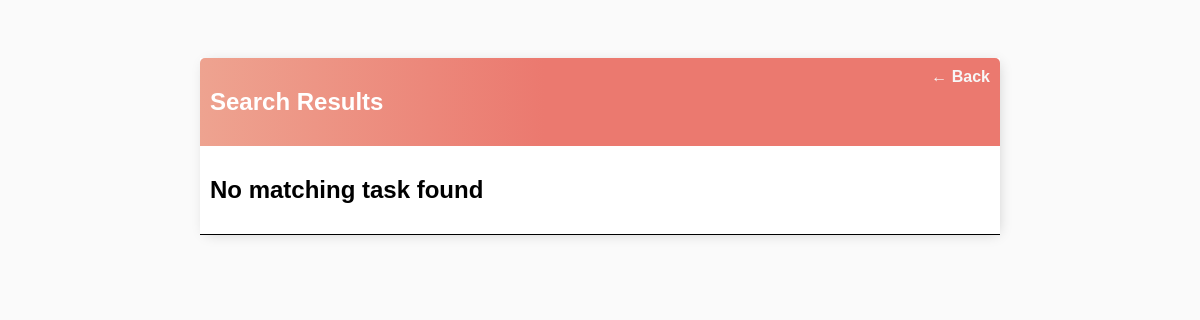
The app's page /search/, older data.
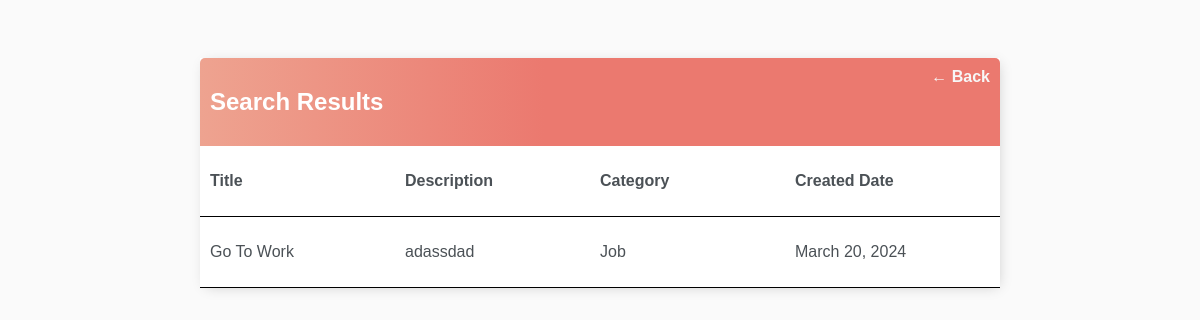
The same page, newer data.
### task_app/models.py (models this page shows, shortened)
class Task(models.Model):
    user = models.ForeignKey(User, on_delete=models.CASCADE)
    title = models.CharField(max_length=256)
    description = models.TextField()
    category = models.CharField(max_length=20)
    created = models.DateField(auto_now_add=True)

### task_app/views.py (the view)
# urls.py: path('search/', views.search_view, name='search'),
def search_view(request):
    search_input = request.GET.get('search-area', '')
    tasks = Task.objects.filter(Q(title__icontains=search_input))
    return render(request, 'search_results.html', {'tasks': tasks, 'search_input': search_input})

### task_app/templates/search_results.html
{% extends 'base.html' %}
{% block content %}
<div class="header-bar">
  <h2>Search Results</h2>
  <a href="{% url 'task_list' %}">&#8592; Back</a>
</div>
<div class="task-list">
  {% if tasks %}
      <div class="header">
          <p>Title</p>
          <p>Description</p>
          <p>Category</p>
          <p>Created Date</p>
      </div>
      {% for task in tasks %}
          <div class="row">
              <p>{{task.title | title}}</p>
              <p>{{ task.description }}</p>
              <p>{{ task.category | title }}</p>
              <p>{{ task.created }}</p>
          </div>
      {% endfor %}
  {% else %}
      <div class="row">
          <h2>No matching task found</h2>
      </div>
  {% endif %}
</div>
{% endblock content %}

Row changes from the older to the newer data that the page shows:
added Task: title "Go To Work", description "adassdad", category "Job", created "March 20, 2024"
Text that changed along with them:
text no longer shown: "No matching task found"
text now shown: "Title Description Category Created Date"
